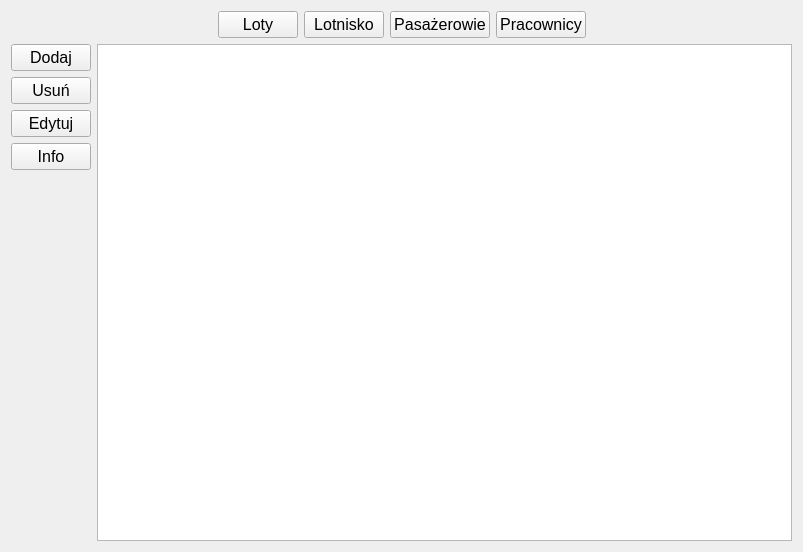
<?xml version="1.0" encoding="UTF-8"?>
<ui version="4.0">
 <class>Form</class>
 <widget class="QWidget" name="Form">
  <property name="geometry">
   <rect>
    <x>0</x>
    <y>0</y>
    <width>803</width>
    <height>552</height>
   </rect>
  </property>
  <property name="sizePolicy">
   <sizepolicy hsizetype="Minimum" vsizetype="Minimum">
    <horstretch>0</horstretch>
    <verstretch>0</verstretch>
   </sizepolicy>
  </property>
  <property name="windowTitle">
   <string>Form</string>
  </property>
  <layout class="QHBoxLayout" name="horizontalLayout_3">
   <item>
    <layout class="QVBoxLayout" name="verticalLayout_2">
     <property name="sizeConstraint">
      <enum>QLayout::SetMinimumSize</enum>
     </property>
     <item>
      <layout class="QHBoxLayout" name="horizontalLayout">
       <item>
        <spacer name="horizontalSpacer_1">
         <property name="orientation">
          <enum>Qt::Horizontal</enum>
         </property>
         <property name="sizeHint" stdset="0">
          <size>
           <width>40</width>
           <height>20</height>
          </size>
         </property>
        </spacer>
       </item>
       <item>
        <widget class="QPushButton" name="pushButton_loty">
         <property name="font">
          <font>
           <pointsize>12</pointsize>
          </font>
         </property>
         <property name="text">
          <string>Loty</string>
         </property>
        </widget>
       </item>
       <item>
        <widget class="QPushButton" name="pushButton_lotnisko">
         <property name="font">
          <font>
           <pointsize>12</pointsize>
          </font>
         </property>
         <property name="text">
          <string>Lotnisko</string>
         </property>
        </widget>
       </item>
       <item>
        <widget class="QPushButton" name="pushButton_pasazerowie">
         <property name="font">
          <font>
           <pointsize>12</pointsize>
          </font>
         </property>
         <property name="text">
          <string>Pasażerowie</string>
         </property>
        </widget>
       </item>
       <item>
        <widget class="QPushButton" name="pushButton_pracownicy">
         <property name="font">
          <font>
           <pointsize>12</pointsize>
          </font>
         </property>
         <property name="text">
          <string>Pracownicy</string>
         </property>
        </widget>
       </item>
       <item>
        <spacer name="horizontalSpacer_2">
         <property name="orientation">
          <enum>Qt::Horizontal</enum>
         </property>
         <property name="sizeHint" stdset="0">
          <size>
           <width>40</width>
           <height>20</height>
          </size>
         </property>
        </spacer>
       </item>
      </layout>
     </item>
     <item>
      <layout class="QHBoxLayout" name="horizontalLayout_2">
       <item>
        <layout class="QVBoxLayout" name="verticalLayout">
         <item>
          <widget class="QPushButton" name="pushButton_dodaj">
           <property name="font">
            <font>
             <pointsize>12</pointsize>
            </font>
           </property>
           <property name="text">
            <string>Dodaj</string>
           </property>
          </widget>
         </item>
         <item>
          <widget class="QPushButton" name="pushButton_usun">
           <property name="font">
            <font>
             <pointsize>12</pointsize>
            </font>
           </property>
           <property name="text">
            <string>Usuń</string>
           </property>
          </widget>
         </item>
         <item>
          <widget class="QPushButton" name="pushButton_edytuj">
           <property name="font">
            <font>
             <pointsize>12</pointsize>
            </font>
           </property>
           <property name="text">
            <string>Edytuj</string>
           </property>
          </widget>
         </item>
         <item>
          <widget class="QPushButton" name="pushButton_info">
           <property name="font">
            <font>
             <pointsize>12</pointsize>
            </font>
           </property>
           <property name="text">
            <string>Info</string>
           </property>
          </widget>
         </item>
         <item>
          <spacer name="verticalSpacer">
           <property name="orientation">
            <enum>Qt::Vertical</enum>
           </property>
           <property name="sizeHint" stdset="0">
            <size>
             <width>20</width>
             <height>40</height>
            </size>
           </property>
          </spacer>
         </item>
        </layout>
       </item>
       <item>
        <widget class="QTableView" name="tableView"/>
       </item>
      </layout>
     </item>
    </layout>
   </item>
  </layout>
 </widget>
 <resources/>
 <connections/>
</ui>
